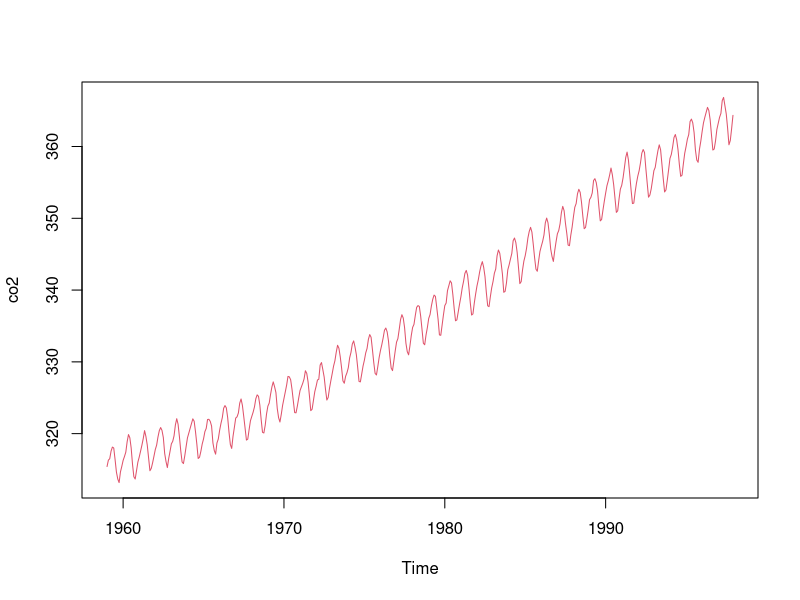
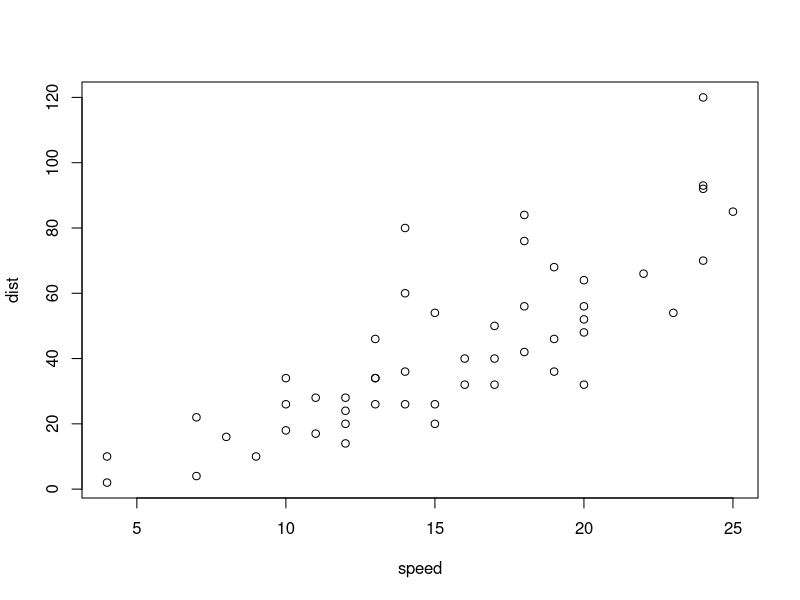

The R script that drew these images, in order:
## ---- chunk 1
plot(co2,col=2)
## ---- chunk 2


## ---- chunk 3
summary(cars)
## ---- chunk 4
plot(cars)
